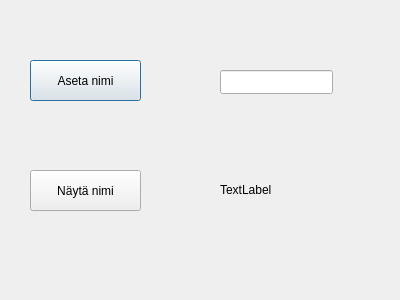
<?xml version="1.0" encoding="UTF-8"?>
<ui version="4.0">
 <class>Form1</class>
 <widget class="QDialog" name="Form1">
  <property name="geometry">
   <rect>
    <x>0</x>
    <y>0</y>
    <width>400</width>
    <height>300</height>
   </rect>
  </property>
  <property name="windowTitle">
   <string>Dialog</string>
  </property>
  <widget class="QPushButton" name="btnSetName">
   <property name="geometry">
    <rect>
     <x>30</x>
     <y>60</y>
     <width>111</width>
     <height>41</height>
    </rect>
   </property>
   <property name="text">
    <string>Aseta nimi</string>
   </property>
  </widget>
  <widget class="QPushButton" name="btnShowName">
   <property name="geometry">
    <rect>
     <x>30</x>
     <y>170</y>
     <width>111</width>
     <height>41</height>
    </rect>
   </property>
   <property name="text">
    <string>Näytä nimi</string>
   </property>
  </widget>
  <widget class="QLineEdit" name="textName">
   <property name="geometry">
    <rect>
     <x>220</x>
     <y>70</y>
     <width>113</width>
     <height>24</height>
    </rect>
   </property>
   <property name="text">
    <string/>
   </property>
  </widget>
  <widget class="QLabel" name="labelName">
   <property name="geometry">
    <rect>
     <x>220</x>
     <y>180</y>
     <width>121</width>
     <height>20</height>
    </rect>
   </property>
   <property name="text">
    <string>TextLabel</string>
   </property>
  </widget>
 </widget>
 <resources/>
 <connections/>
</ui>
